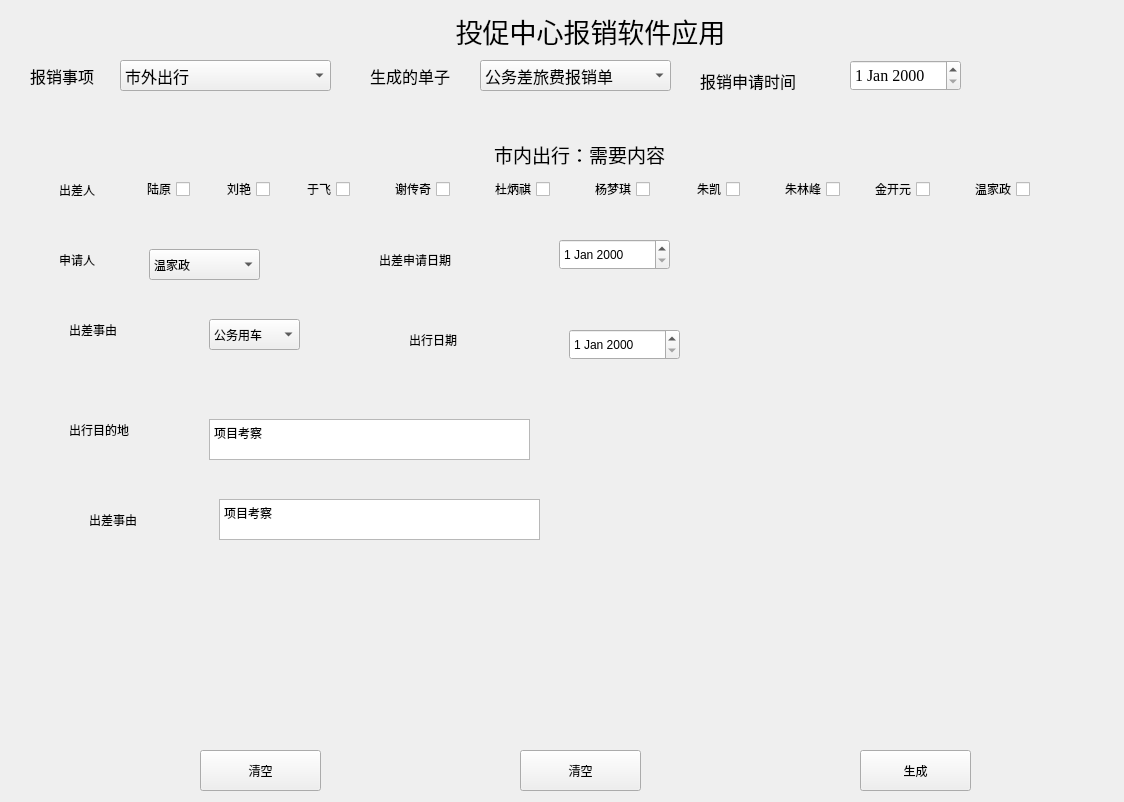
<?xml version="1.0" encoding="UTF-8"?>
<ui version="4.0">
 <class>widget</class>
 <widget class="QWidget" name="widget">
  <property name="geometry">
   <rect>
    <x>0</x>
    <y>0</y>
    <width>1124</width>
    <height>802</height>
   </rect>
  </property>
  <property name="windowTitle">
   <string>投促中心报销软件应用</string>
  </property>
  <widget class="QPushButton" name="Sure">
   <property name="geometry">
    <rect>
     <x>200</x>
     <y>750</y>
     <width>121</width>
     <height>41</height>
    </rect>
   </property>
   <property name="text">
    <string>清空</string>
   </property>
  </widget>
  <widget class="QPushButton" name="Sure_2">
   <property name="geometry">
    <rect>
     <x>860</x>
     <y>750</y>
     <width>111</width>
     <height>41</height>
    </rect>
   </property>
   <property name="text">
    <string>生成</string>
   </property>
  </widget>
  <widget class="QWidget" name="widget_2" native="true">
   <property name="geometry">
    <rect>
     <x>20</x>
     <y>10</y>
     <width>1081</width>
     <height>111</height>
    </rect>
   </property>
   <widget class="QLabel" name="Reimburse_Matter_Label">
    <property name="geometry">
     <rect>
      <x>10</x>
      <y>50</y>
      <width>81</width>
      <height>31</height>
     </rect>
    </property>
    <property name="font">
     <font>
      <family>方正楷体_GBK</family>
      <pointsize>12</pointsize>
     </font>
    </property>
    <property name="text">
     <string>报销事项</string>
    </property>
   </widget>
   <widget class="QLabel" name="Title">
    <property name="geometry">
     <rect>
      <x>400</x>
      <y>0</y>
      <width>341</width>
      <height>41</height>
     </rect>
    </property>
    <property name="font">
     <font>
      <family>方正小标宋_GBK</family>
      <pointsize>20</pointsize>
     </font>
    </property>
    <property name="text">
     <string>投促中心报销软件应用</string>
    </property>
    <property name="alignment">
     <set>Qt::AlignCenter</set>
    </property>
   </widget>
   <widget class="QComboBox" name="Reimburse_ComboBox">
    <property name="geometry">
     <rect>
      <x>100</x>
      <y>50</y>
      <width>211</width>
      <height>31</height>
     </rect>
    </property>
    <property name="font">
     <font>
      <family>方正楷体_GBK</family>
      <pointsize>12</pointsize>
     </font>
    </property>
    <item>
     <property name="text">
      <string>市外出行</string>
     </property>
    </item>
    <item>
     <property name="text">
      <string>市外出行 + 招待用餐</string>
     </property>
    </item>
    <item>
     <property name="text">
      <string>市内出行</string>
     </property>
    </item>
    <item>
     <property name="text">
      <string>招待用餐</string>
     </property>
    </item>
    <item>
     <property name="text">
      <string>市内出行 + 招待用餐</string>
     </property>
    </item>
   </widget>
   <widget class="QLabel" name="Reimburse_Matter_Label_2">
    <property name="geometry">
     <rect>
      <x>350</x>
      <y>50</y>
      <width>111</width>
      <height>31</height>
     </rect>
    </property>
    <property name="font">
     <font>
      <family>方正楷体_GBK</family>
      <pointsize>12</pointsize>
     </font>
    </property>
    <property name="text">
     <string>生成的单子</string>
    </property>
   </widget>
   <widget class="QComboBox" name="Form_Required_ComboBox">
    <property name="geometry">
     <rect>
      <x>460</x>
      <y>50</y>
      <width>191</width>
      <height>31</height>
     </rect>
    </property>
    <property name="font">
     <font>
      <family>方正楷体_GBK</family>
      <pointsize>12</pointsize>
     </font>
    </property>
    <item>
     <property name="text">
      <string>公务差旅费报销单</string>
     </property>
    </item>
    <item>
     <property name="text">
      <string>费用生成单</string>
     </property>
    </item>
   </widget>
   <widget class="QLabel" name="Reimburse_Time_Label">
    <property name="geometry">
     <rect>
      <x>680</x>
      <y>60</y>
      <width>131</width>
      <height>21</height>
     </rect>
    </property>
    <property name="font">
     <font>
      <family>方正楷体_GBK</family>
      <pointsize>12</pointsize>
     </font>
    </property>
    <property name="text">
     <string>报销申请时间</string>
    </property>
   </widget>
   <widget class="QDateEdit" name="Reimburse_DateEdit">
    <property name="geometry">
     <rect>
      <x>830</x>
      <y>50</y>
      <width>111</width>
      <height>31</height>
     </rect>
    </property>
    <property name="font">
     <font>
      <family>Times New Roman</family>
      <pointsize>12</pointsize>
     </font>
    </property>
   </widget>
  </widget>
  <widget class="QWidget" name="widget_3" native="true">
   <property name="geometry">
    <rect>
     <x>19</x>
     <y>129</y>
     <width>1081</width>
     <height>601</height>
    </rect>
   </property>
   <widget class="QLabel" name="Title2">
    <property name="geometry">
     <rect>
      <x>450</x>
      <y>10</y>
      <width>221</width>
      <height>31</height>
     </rect>
    </property>
    <property name="font">
     <font>
      <family>方正黑体_GBK</family>
      <pointsize>14</pointsize>
     </font>
    </property>
    <property name="text">
     <string>市内出行：需要内容</string>
    </property>
    <property name="alignment">
     <set>Qt::AlignCenter</set>
    </property>
   </widget>
   <widget class="QLabel" name="traveler">
    <property name="geometry">
     <rect>
      <x>40</x>
      <y>50</y>
      <width>51</width>
      <height>21</height>
     </rect>
    </property>
    <property name="text">
     <string>出差人</string>
    </property>
   </widget>
   <widget class="QCheckBox" name="Luyuan_CheckBox">
    <property name="geometry">
     <rect>
      <x>110</x>
      <y>50</y>
      <width>61</width>
      <height>20</height>
     </rect>
    </property>
    <property name="layoutDirection">
     <enum>Qt::RightToLeft</enum>
    </property>
    <property name="text">
     <string>陆原</string>
    </property>
   </widget>
   <widget class="QCheckBox" name="Liuyan_CheckBox">
    <property name="geometry">
     <rect>
      <x>190</x>
      <y>50</y>
      <width>61</width>
      <height>20</height>
     </rect>
    </property>
    <property name="layoutDirection">
     <enum>Qt::RightToLeft</enum>
    </property>
    <property name="text">
     <string>刘艳</string>
    </property>
   </widget>
   <widget class="QCheckBox" name="Yufei_CheckBox">
    <property name="geometry">
     <rect>
      <x>280</x>
      <y>50</y>
      <width>51</width>
      <height>20</height>
     </rect>
    </property>
    <property name="layoutDirection">
     <enum>Qt::RightToLeft</enum>
    </property>
    <property name="text">
     <string>于飞</string>
    </property>
   </widget>
   <widget class="QCheckBox" name="Xiechuanqi_CheckBox">
    <property name="geometry">
     <rect>
      <x>360</x>
      <y>50</y>
      <width>71</width>
      <height>20</height>
     </rect>
    </property>
    <property name="layoutDirection">
     <enum>Qt::RightToLeft</enum>
    </property>
    <property name="text">
     <string>谢传奇</string>
    </property>
   </widget>
   <widget class="QCheckBox" name="Dubingqi_CheckBox">
    <property name="geometry">
     <rect>
      <x>460</x>
      <y>50</y>
      <width>71</width>
      <height>20</height>
     </rect>
    </property>
    <property name="layoutDirection">
     <enum>Qt::RightToLeft</enum>
    </property>
    <property name="text">
     <string>杜炳祺</string>
    </property>
   </widget>
   <widget class="QCheckBox" name="Yangmengqi_CheckBox">
    <property name="geometry">
     <rect>
      <x>560</x>
      <y>50</y>
      <width>71</width>
      <height>20</height>
     </rect>
    </property>
    <property name="layoutDirection">
     <enum>Qt::RightToLeft</enum>
    </property>
    <property name="text">
     <string>杨梦琪</string>
    </property>
   </widget>
   <widget class="QCheckBox" name="Zhukai_CheckBox">
    <property name="geometry">
     <rect>
      <x>660</x>
      <y>50</y>
      <width>61</width>
      <height>20</height>
     </rect>
    </property>
    <property name="layoutDirection">
     <enum>Qt::RightToLeft</enum>
    </property>
    <property name="text">
     <string>朱凯</string>
    </property>
   </widget>
   <widget class="QCheckBox" name="Zhulinfeng_CheckBox">
    <property name="geometry">
     <rect>
      <x>750</x>
      <y>50</y>
      <width>71</width>
      <height>20</height>
     </rect>
    </property>
    <property name="layoutDirection">
     <enum>Qt::RightToLeft</enum>
    </property>
    <property name="text">
     <string>朱林峰</string>
    </property>
   </widget>
   <widget class="QCheckBox" name="Jinkaiyuan_CheckBox">
    <property name="geometry">
     <rect>
      <x>840</x>
      <y>50</y>
      <width>71</width>
      <height>20</height>
     </rect>
    </property>
    <property name="layoutDirection">
     <enum>Qt::RightToLeft</enum>
    </property>
    <property name="text">
     <string>金开元</string>
    </property>
   </widget>
   <widget class="QCheckBox" name="Wenjiazheng_CheckBox">
    <property name="geometry">
     <rect>
      <x>940</x>
      <y>50</y>
      <width>71</width>
      <height>20</height>
     </rect>
    </property>
    <property name="layoutDirection">
     <enum>Qt::RightToLeft</enum>
    </property>
    <property name="text">
     <string>温家政</string>
    </property>
   </widget>
   <widget class="QComboBox" name="comboBox_2">
    <property name="geometry">
     <rect>
      <x>130</x>
      <y>120</y>
      <width>111</width>
      <height>31</height>
     </rect>
    </property>
    <item>
     <property name="text">
      <string>温家政</string>
     </property>
    </item>
    <item>
     <property name="text">
      <string>朱凯</string>
     </property>
    </item>
    <item>
     <property name="text">
      <string>刘艳</string>
     </property>
    </item>
    <item>
     <property name="text">
      <string>于飞</string>
     </property>
    </item>
    <item>
     <property name="text">
      <string>朱林峰</string>
     </property>
    </item>
    <item>
     <property name="text">
      <string>金开元</string>
     </property>
    </item>
    <item>
     <property name="text">
      <string>杜炳祺</string>
     </property>
    </item>
    <item>
     <property name="text">
      <string>杨梦祺</string>
     </property>
    </item>
   </widget>
   <widget class="QLabel" name="label2_5">
    <property name="geometry">
     <rect>
      <x>40</x>
      <y>120</y>
      <width>51</width>
      <height>21</height>
     </rect>
    </property>
    <property name="text">
     <string>申请人</string>
    </property>
   </widget>
   <widget class="QLabel" name="Reimburse_Time_Label_2">
    <property name="geometry">
     <rect>
      <x>360</x>
      <y>120</y>
      <width>91</width>
      <height>21</height>
     </rect>
    </property>
    <property name="text">
     <string>出差申请日期</string>
    </property>
   </widget>
   <widget class="QDateEdit" name="Reimburse_DateEdit_2">
    <property name="geometry">
     <rect>
      <x>540</x>
      <y>110</y>
      <width>111</width>
      <height>31</height>
     </rect>
    </property>
   </widget>
   <widget class="QLabel" name="label2_4">
    <property name="geometry">
     <rect>
      <x>50</x>
      <y>190</y>
      <width>81</width>
      <height>21</height>
     </rect>
    </property>
    <property name="text">
     <string>出差事由</string>
    </property>
   </widget>
   <widget class="QComboBox" name="Form_Required_ComboBox_2">
    <property name="geometry">
     <rect>
      <x>190</x>
      <y>190</y>
      <width>91</width>
      <height>31</height>
     </rect>
    </property>
    <item>
     <property name="text">
      <string>公务用车</string>
     </property>
    </item>
    <item>
     <property name="text">
      <string>公共交通</string>
     </property>
    </item>
    <item>
     <property name="text">
      <string>租车</string>
     </property>
    </item>
    <item>
     <property name="text">
      <string>其他</string>
     </property>
    </item>
   </widget>
   <widget class="QLabel" name="Reimburse_Time_Label_3">
    <property name="geometry">
     <rect>
      <x>390</x>
      <y>200</y>
      <width>91</width>
      <height>21</height>
     </rect>
    </property>
    <property name="text">
     <string>出行日期</string>
    </property>
   </widget>
   <widget class="QDateEdit" name="Reimburse_DateEdit_3">
    <property name="geometry">
     <rect>
      <x>550</x>
      <y>200</y>
      <width>111</width>
      <height>31</height>
     </rect>
    </property>
   </widget>
   <widget class="QLabel" name="label2_6">
    <property name="geometry">
     <rect>
      <x>50</x>
      <y>290</y>
      <width>81</width>
      <height>21</height>
     </rect>
    </property>
    <property name="text">
     <string>出行目的地</string>
    </property>
   </widget>
   <widget class="QLabel" name="label2_3">
    <property name="geometry">
     <rect>
      <x>70</x>
      <y>380</y>
      <width>81</width>
      <height>21</height>
     </rect>
    </property>
    <property name="text">
     <string>出差事由</string>
    </property>
   </widget>
   <widget class="QTextEdit" name="textEdit">
    <property name="geometry">
     <rect>
      <x>190</x>
      <y>290</y>
      <width>321</width>
      <height>41</height>
     </rect>
    </property>
    <property name="html">
     <string>&lt;!DOCTYPE HTML PUBLIC &quot;-//W3C//DTD HTML 4.0//EN&quot; &quot;http://www.w3.org/TR/REC-html40/strict.dtd&quot;&gt;
&lt;html&gt;&lt;head&gt;&lt;meta name=&quot;qrichtext&quot; content=&quot;1&quot; /&gt;&lt;style type=&quot;text/css&quot;&gt;
p, li { white-space: pre-wrap; }
&lt;/style&gt;&lt;/head&gt;&lt;body style=&quot; font-family:'SimSun'; font-size:9pt; font-weight:400; font-style:normal;&quot;&gt;
&lt;p style=&quot; margin-top:0px; margin-bottom:0px; margin-left:0px; margin-right:0px; -qt-block-indent:0; text-indent:0px;&quot;&gt;项目考察&lt;/p&gt;&lt;/body&gt;&lt;/html&gt;</string>
    </property>
   </widget>
   <widget class="QTextEdit" name="textEdit_18">
    <property name="geometry">
     <rect>
      <x>200</x>
      <y>370</y>
      <width>321</width>
      <height>41</height>
     </rect>
    </property>
    <property name="html">
     <string>&lt;!DOCTYPE HTML PUBLIC &quot;-//W3C//DTD HTML 4.0//EN&quot; &quot;http://www.w3.org/TR/REC-html40/strict.dtd&quot;&gt;
&lt;html&gt;&lt;head&gt;&lt;meta name=&quot;qrichtext&quot; content=&quot;1&quot; /&gt;&lt;style type=&quot;text/css&quot;&gt;
p, li { white-space: pre-wrap; }
&lt;/style&gt;&lt;/head&gt;&lt;body style=&quot; font-family:'SimSun'; font-size:9pt; font-weight:400; font-style:normal;&quot;&gt;
&lt;p style=&quot; margin-top:0px; margin-bottom:0px; margin-left:0px; margin-right:0px; -qt-block-indent:0; text-indent:0px;&quot;&gt;项目考察&lt;/p&gt;&lt;/body&gt;&lt;/html&gt;</string>
    </property>
   </widget>
  </widget>
  <widget class="QPushButton" name="Sure_3">
   <property name="geometry">
    <rect>
     <x>520</x>
     <y>750</y>
     <width>121</width>
     <height>41</height>
    </rect>
   </property>
   <property name="text">
    <string>清空</string>
   </property>
  </widget>
  <zorder>widget_3</zorder>
  <zorder>widget_2</zorder>
  <zorder>Sure</zorder>
  <zorder>Sure_2</zorder>
  <zorder>Sure_3</zorder>
 </widget>
 <resources/>
 <connections/>
</ui>
